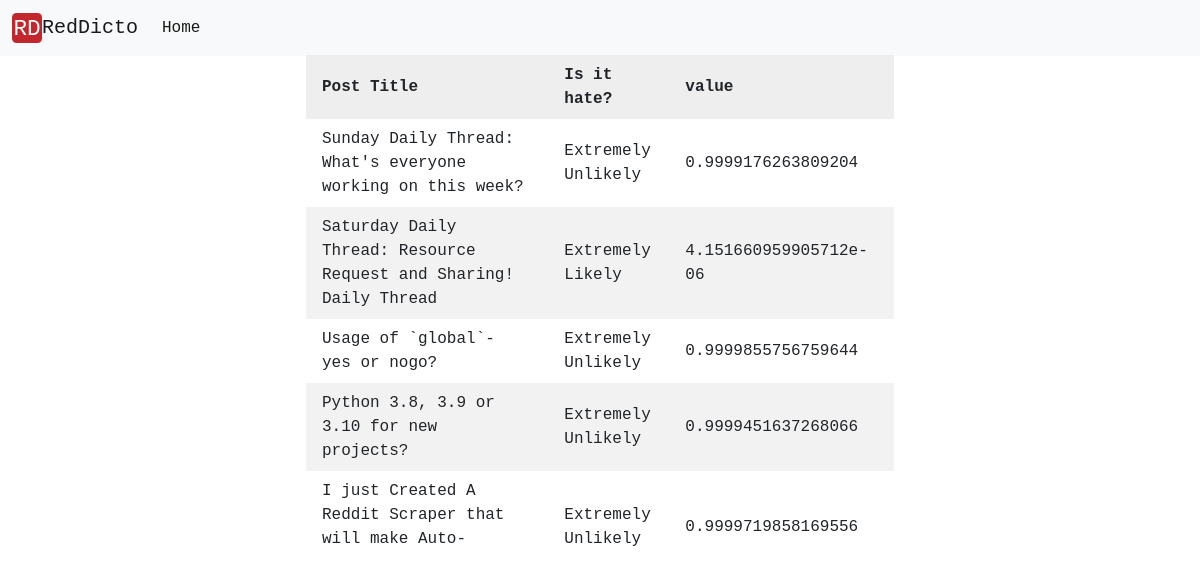
/index, run on the app's committed database.
### main.py (models this page shows, shortened)
class Subreddit(db.Model):
    id = db.Column(db.Integer, primary_key=True)  # Primary Key (Unique ID for db)
    name = db.Column(db.String(200), nullable=False)  # Text entered by user
    score = db.Column(db.Float, nullable=False)
    date_updated = db.Column(db.DateTime, default=datetime.utcnow)  # Date and time entered

### main.py (the view)
@app.route('/', methods=["GET"])
@app.route('/index')  # multiple routes to same page
def home():
    subreddit_scores = Subreddit.query.order_by(Subreddit.date_updated).all()
    return render_template('index.html', subreddit_scores=subreddit_scores)

### templates/index.html (shortened to what this page needs)
{% extends "base.html" %}
{% block body %}
    <div class="content">
        <div class="row">
            <div class="col-3"></div>
            <div class="col">
                <div class="sr">
                    <table class="subreddit" id="myTable">
                        <thead>
                        <tr>
                            <th onclick="sortTable(0)">Post Title</th>
                            <th onclick="sortTable(2)">Is it hate?</th>
                            <th onclick="sortTable(2)">value</th>
                        </tr>
                        </thead>
                        {% for subreddit in subreddit_scores %}
                            <tr>
                                <td>{{ subreddit.name }}</td>
                                {% if subreddit.score > 0.9 %}
                                    <td>Extremely Unlikely</td>
                                {% elif subreddit.score > 0.7 %}
                                    <td>Very Unlikely</td>
                                {% elif subreddit.score > 0.5 %}
                                    <td>Unlikely</td>
                                {% elif subreddit.score > 0.3 %}
                                    <td>Likely</td>
                                {% elif subreddit.score > 0.1 %}
                                    <td>Very Likely</td>
                                {% else %}
                                    <td>Extremely Likely</td>
                                {% endif %}
                                <td>{{ subreddit.score }}</td>
                            </tr>
                        {% endfor %}
                    </table>
                </div>
            </div>
            <div class="col-3"></div>
        </div>
    </div>
{% endblock %}

### templates/base.html (shortened to what this page needs)
<!DOCTYPE html>
<html lang="en">
<head>
    <link href="https://cdn.jsdelivr.net/npm/bootstrap@5.1.1/dist/css/bootstrap.min.css" rel="stylesheet"
>
    <link rel="stylesheet" href="{{ url_for('static', filename='css/main.css') }}">
    <div class="header_height">
        <div class="header">
            <nav class="navbar navbar-expand-lg navbar-light bg-light">
                <div class="container-fluid">
                    <img src="/static/images/logo.svg" width="30" height="30" class="d-inline-block align-top" alt="">
                    <a class="navbar-brand" href="index"> RedDicto</a>
                    <div class="collapse navbar-collapse" id="navbarNav">
                        <ul class="navbar-nav">
                            <li class="nav-item">
                                <a class="nav-link active" aria-current="page" href="index">Home</a>
                            </li>
                        </ul>
                    </div>
                </div>
            </nav>
        </div>
    </div>
</head>
<body>
{% block body %}{% endblock %}
</body>
</html>

### static/css/main.css (style rules this page uses)
.header { position: fixed; width: 100%; height: 90px; }
.header_height { height: 55px; }
body { text-align: center; font-family: "Courier New", serif; -webkit-font-smoothing: antialiased; }
tr:nth-child(even) { background-color: #f2f2f2; }
.sr { overflow: auto; height: 500px; text-align: left; }
.sr thead tr { position: sticky; top: 0; z-index: 1; }
table { border-collapse: collapse; width: 100%; }
th, td { padding: 8px 16px; }
th { background: #eee; }

### data on the page
Subreddit: name "Sunday Daily Thread: What's everyone working on this week?", shows "Extremely Unlikely", score "0.9999176263809204"
Subreddit: name "Saturday Daily Thread: Resource Request and Sharing! Daily Thread", shows "Extremely Likely", score "4.151660959905712e-06"
Subreddit: name "Usage of `global`- yes or nogo?", shows "Extremely Unlikely", score "0.9999855756759644"
Subreddit: name "Python 3.8, 3.9 or 3.10 for new projects?", shows "Extremely Unlikely", score "0.9999451637268066"
Subreddit: name "I just Created A Reddit Scraper that will make…", shows "Extremely Unlikely", score "0.9999719858169556"
